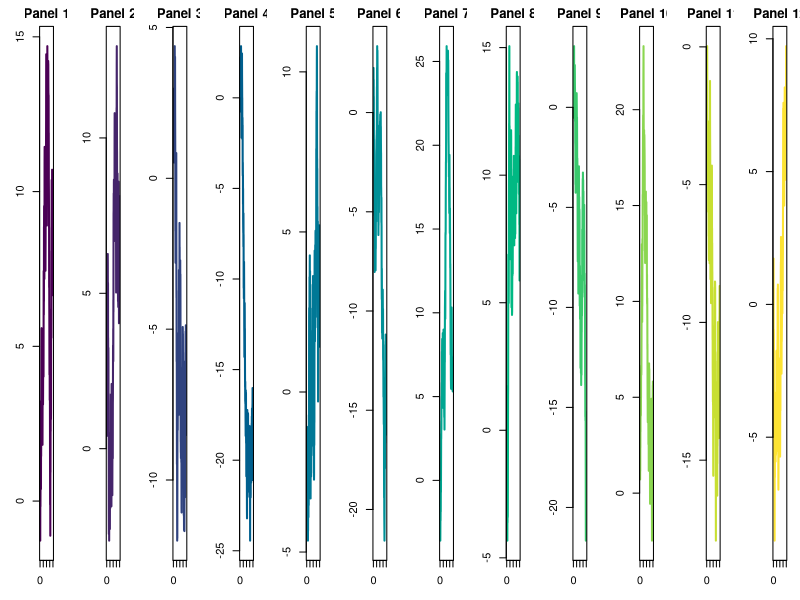
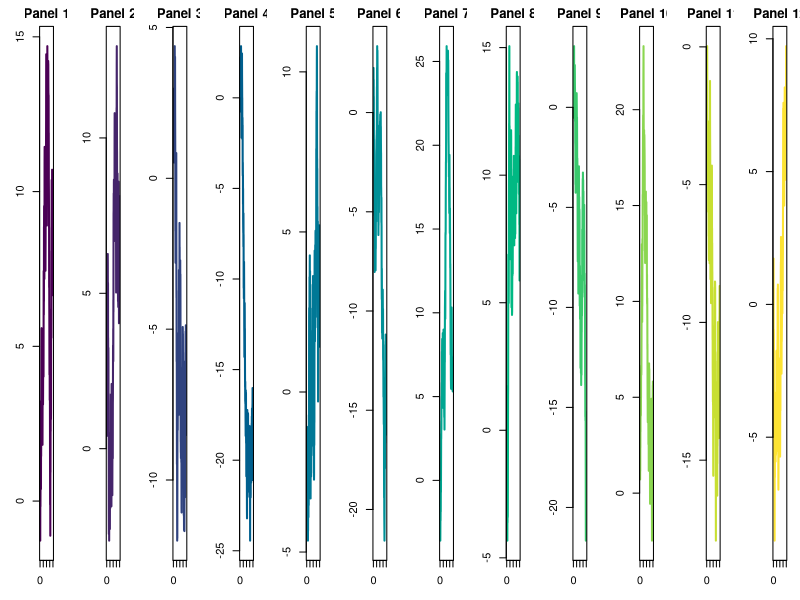
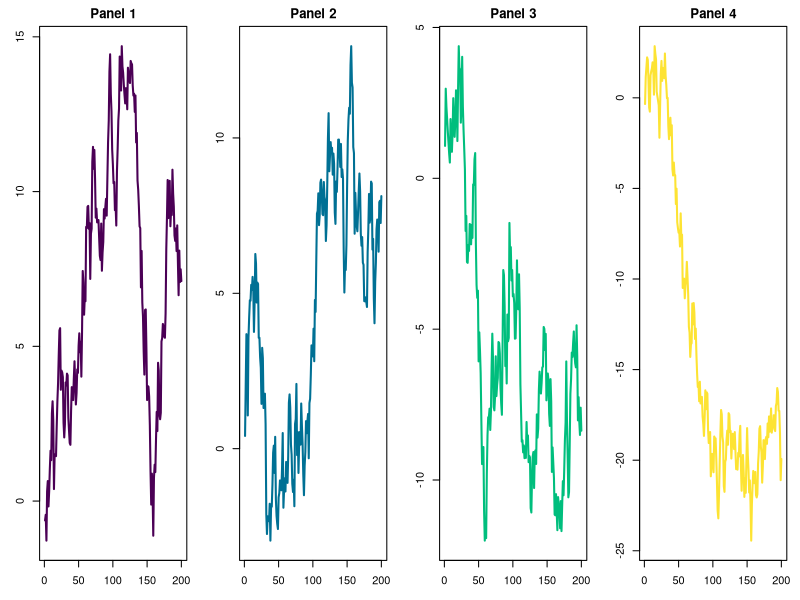
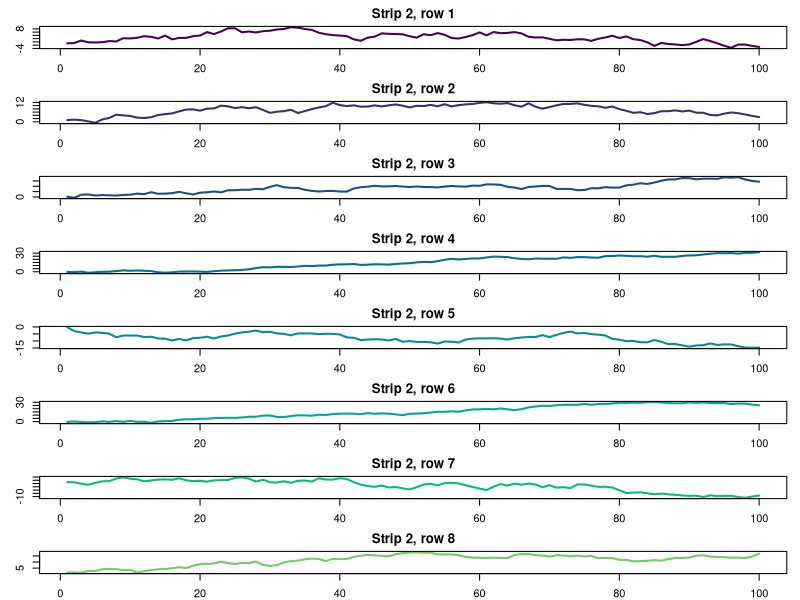
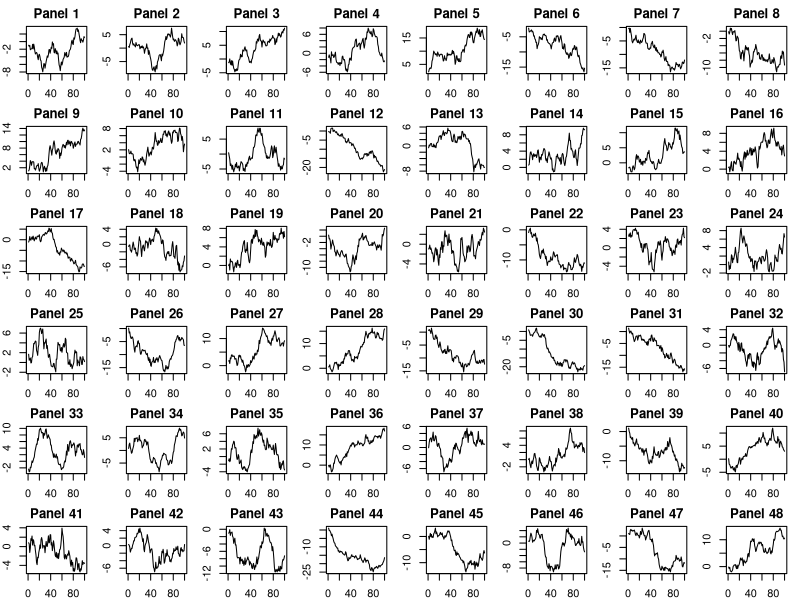
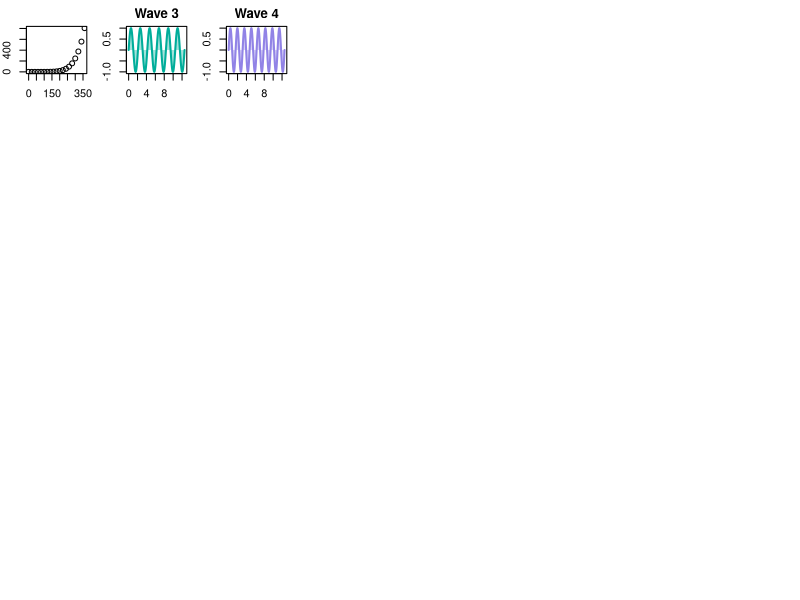
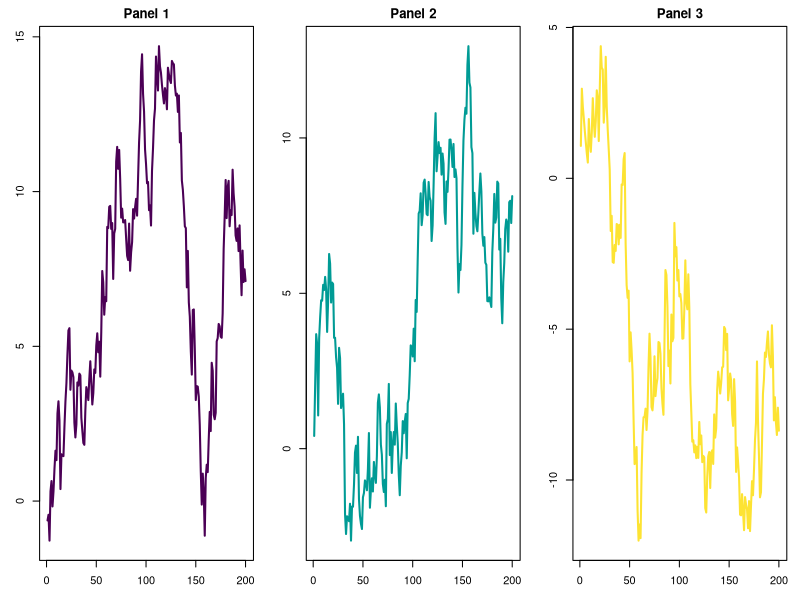
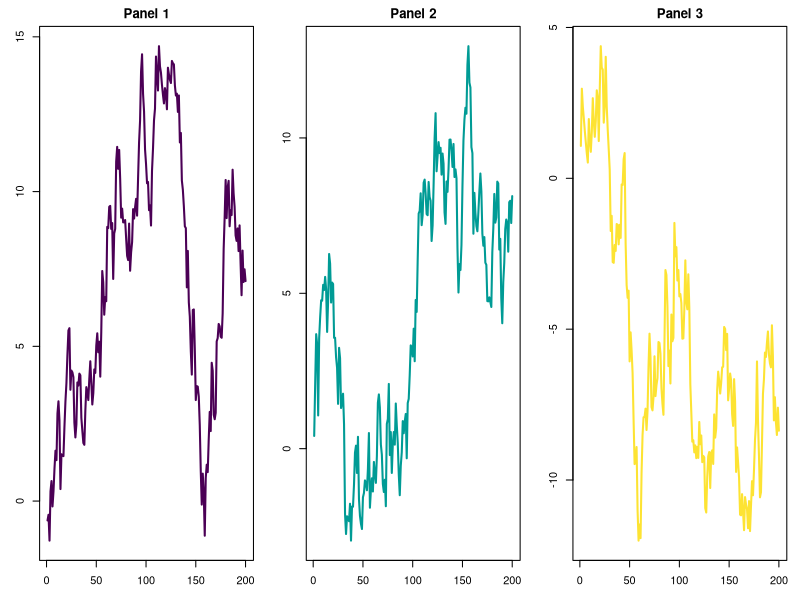

The R source for these figures, in order:
## ---- chunk 1
# A collage: `n` panels side by side, like a wide patchwork figure.
collage <- function(n = 12) {
  set.seed(1)
  par(mfrow = c(1, n), mar = c(3, 3, 2, 1))
  for (i in seq_len(n)) {
    plot(
      cumsum(rnorm(200)),
      type = "l",
      main = paste("Panel", i),
      xlab = "",
      ylab = "",
      col = hcl.colors(n)[i],
      lwd = 2
    )
  }
}

# A tall strip: `n` rows stacked, like a tall patchwork figure.
# Each seed gets its own palette (without its lightest end), so different
# strips look different.
strip <- function(seed = 2, n = 8) {
  set.seed(seed)
  palette <- c(
    "Viridis",
    "Plasma",
    "Zissou 1",
    "Dark 3",
    "Sunset",
    "Cividis",
    "Dynamic",
    "Inferno"
  )[(seed - 2) %% 8 + 1]
  par(mfrow = c(n, 1), mar = c(2, 3, 2, 1))
  for (i in seq_len(n)) {
    plot(
      cumsum(rnorm(100)),
      type = "l",
      main = paste0("Strip ", seed, ", row ", i),
      xlab = "",
      ylab = "",
      col = hcl.colors(n + 2, palette)[i],
      lwd = 2
    )
  }
}

wave <- function(k = 1) {
  x <- seq(0, 4 * pi, length.out = 400)
  col <- hcl.colors(4, "Dark 3")[k]
  plot(
    x,
    sin(k * x),
    type = "n",
    main = paste("Wave", k),
    xlab = "x",
    ylab = "sin(kx)"
  )
  polygon(
    c(x, rev(x)),
    c(sin(k * x), rep(0, length(x))),
    col = adjustcolor(col, 0.35),
    border = NA
  )
  lines(x, sin(k * x), lwd = 2, col = col)
}
## ---- chunk 2
#| fig-alt: >-
#|   A row of 12 small line plots of random walks, each in its own color
#| panzoom: true
#| fig-width: 25
#| fig-height: 2
#| fig-cap: "A 25 × 2 inch collage of 12 random walks."

collage(n = 12)
## ---- chunk 3
#| fig-alt: >-
#|   A row of 12 small line plots of random walks, each in its own color
#| panzoom:
#|   fit: contain
#| fig-width: 25
#| fig-height: 2
#| fig-cap: "A 25 × 2 inch collage of 12 random walks."

collage(n = 12)
## ---- chunk 4
#| fig-alt: "A row of 4 small line plots of random walks, each in its own color"
#| panzoom: true
#| fig-width: 16
#| fig-height: 4
#| fig-cap: "A 16 × 4 inch collage of 4 random walks."

collage(n = 4)
## ---- chunk 5
#| fig-alt: "A column of 8 small line plots of random walks"
#| panzoom: true
#| fig-width: 4
#| fig-height: 15
#| fig-cap: "A 4 × 15 inch strip of 8 random walks."

strip(seed = 2, n = 8)
## ---- chunk 6
#| fig-alt: "A grid of 48 small line plots of random walks, in 6 rows of 8"
#| panzoom: true
#| fig-width: 24
#| fig-height: 18
#| fig-cap: "A 24 × 18 inch poster of 48 random walks."

set.seed(3)
par(mfrow = c(6, 8), mar = c(2, 2, 2, 1))
for (i in 1:48) {
  plot(
    cumsum(rnorm(100)),
    type = "l",
    main = paste("Panel", i),
    xlab = "",
    ylab = ""
  )
}
## ---- chunk 7
#| fig-alt: "Scatter plot of vapor pressure rising steeply with temperature"
#| panzoom: true
#| fig-width: 3
#| fig-height: 2
#| fig-dpi: 48
#| fig-cap: "Vapor pressure of mercury against temperature."

plot(pressure)
## ---- chunk 8
#| panzoom:
#|   fit: height
#| fig-alt: "A sine curve, shaded between the curve and y = 0"
#| fig-cap: >-
#|   Wave 3: y = sin(3x); the area between the curve and y = 0 is shaded.

wave(k = 3)
## ---- chunk 9
#| panzoom:
#|   fit: width
#| fig-alt: "A sine curve, shaded between the curve and y = 0"
#| fig-cap: >-
#|   Wave 4: y = sin(4x); the area between the curve and y = 0 is shaded.

wave(k = 4)
## ---- chunk 10
#| panzoom:
#|   fit: height
#| fig-width: 12
#| fig-height: 4.5
#| fig-alt: "A row of 3 small line plots of random walks, each in its own color"
#| fig-cap: "A 12 × 4.5 inch collage of 3 random walks."

collage(n = 3)
## ---- chunk 11
#| fig-alt: >-
#|   A row of 3 small line plots of random walks, each in its own color
#| panzoom:
#|   fit: height
#|   description: >-
#|     A long description, to take room below the image. Each panel is a random
#|     walk of 200 steps, drawn with `plot()` from base R in a one-row layout
#|     (`par(mfrow = c(1, 3))`), colored along the `hcl.colors()` palette. The
#|     figure is 12 by 4.5 inches, which knitr writes at 192 dpi (2304 by 864
#|     px). With `fit: height` the viewer opens it as tall as the space above
#|     this text allows, and no taller than its real size. Drag or use the arrow
#|     keys to move along the figure, scroll or press the minus key to zoom out
#|     to the whole of it, and press 0 to come back to this opening view.
#| fig-cap: >-
#|   Three random walks side by side, opened with `fit: height` under a long
#|   description.
#| fig-width: 12
#| fig-height: 4.5

collage(n = 3)
## ---- chunk 12
#| panzoom: true
#| out-width: 50%
#| fig-alt: "A sine curve, shaded between the curve and y = 0"
#| fig-cap: >-
#|   Wave 5: y = sin(5x); the area between the curve and y = 0 is shaded.

wave(k = 5)
## ---- chunk 13
#| panzoom: true
#| fig-align: right
#| fig-width: 4
#| fig-height: 3
#| fig-alt: "A sine curve, shaded between the curve and y = 0"
#| fig-cap: >-
#|   Wave 6: y = sin(6x); the area between the curve and y = 0 is shaded.

wave(k = 6)
